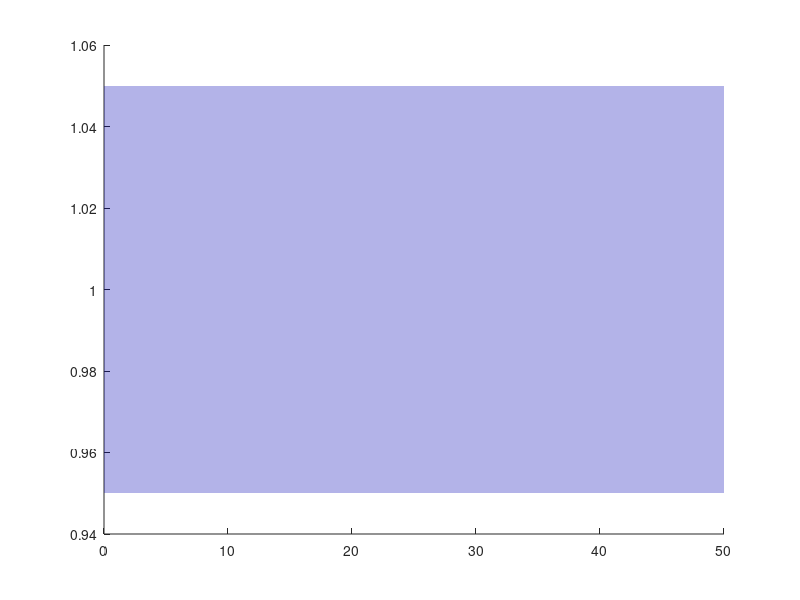

The MATLAB source for this figure: (Note: this script raises an error after producing the figure.)
t = 0:0.01:50;

lambda = [-0.1+1j, -0.1-1j, -0.5];

num = abs(prod(lambda));
den = poly(lambda);
sys = tf(num, den);
[y, t_out] = step(sys, t);

y_inf = y(end);

[y_max, idx_max] = max(y);
Mp = (y_max - y_inf) / y_inf * 100;
t_max = t_out(idx_max);

lower_bound = 0.95 * y_inf;
upper_bound = 1.05 * y_inf;

tp_index = find((y < lower_bound) | (y > upper_bound), 1, 'last');
if isempty(tp_index)
    tp = 0;
else
    if tp_index + 1 <= length(t_out)
        tp = t_out(tp_index + 1);
    else
        tp = t_out(end);
    end
end

figure('Color', 'white', 'Position', [100, 100, 700, 350]);
hold on;

x_fill = [t_out(:); flipud(t_out(:))];
y_fill = [upper_bound*ones(size(t_out(:))); flipud(lower_bound*ones(size(t_out(:))))];
h_fill = fill(x_fill, y_fill, [0, 0, 0.7], 'FaceAlpha', 0.3, 'EdgeColor', 'none');

uistack(h_fill, 'bottom')

h_plot = plot(t_out, y, 'b-', 'LineWidth', 2.5, 'Color', [0, 0, 0.7]);

h_ymax = plot([0, t_max], [y_max, y_max], 'k--', 'LineWidth', 1.5);

text(-0.3, y_max - 0.05, 'y_{max}', ...
    'HorizontalAlignment', 'right', ...
    'VerticalAlignment', 'bottom', ...  
    'FontSize', 12, 'Color', 'black', 'FontWeight', 'bold');

h_tp = plot([tp, tp], [0, lower_bound], 'r--', 'LineWidth', 1.5, 'Color', [0.8, 0, 0]);

text(tp+1.2, -0.011, sprintf('t_p', tp), ...
 'HorizontalAlignment', 'center', 'VerticalAlignment', 'top', ...
 'FontSize', 12, 'Color', [0.8, 0, 0], 'FontWeight', 'bold');


h_yinf = plot([0, t_out(end)], [y_inf, y_inf], 'k--', 'LineWidth', 1.5);

text(-2, y_inf, sprintf('y_{∞}', y_inf), ...
     'HorizontalAlignment', 'right', 'VerticalAlignment', 'middle', ...
     'FontSize', 12, 'Color', 'black', 'FontWeight', 'bold');

hold off;

ax = gca;
ax.LineWidth = 1.5;
ax.FontSize = 14;
ax.FontName = 'DejaVuMathTeXGyre';
ax.XColor = [0.3, 0.3, 0.3];
ax.YColor = [0.3, 0.3, 0.3];
grid on; grid minor;
ax.GridColor = [0.9, 0.9, 0.9];
ax.GridAlpha = 0.4;
ax.MinorGridColor = [0.95, 0.95, 0.95];
ax.MinorGridAlpha = 0.2;

ax.YTick = 0:10:50;
ax.YTick = 0:0.2:1;

box on;

ylim([-0.02, 1.29]); 
xlim([0, t_out(end)]); 

xlabel('Time');
ylabel('Amplitude');

h_leg = legend([h_plot, h_fill, h_yinf, h_ymax, h_tp], ...
       'Step response', '±5% region', ...
       sprintf('y_{∞} = %.2f', y_inf), ...
       sprintf('y_{max} = %.2f', y_max), ...
       sprintf('t_p = %.2f s', tp), ...
       'Location', 'southeast');


set(findall(gcf, '-property', 'FontName'), 'FontName', 'DejaVu Math TeX Gyre');
% exportgraphics(gcf, '../../images/task2/y7.png', 'Resolution', 300);

fprintf('\n==== Результаты ====\n');
fprintf('Полюса:                 %s\n', mat2str(lambda));
fprintf('Установившееся значение: %.4f\n', y_inf);
fprintf('Перерегулирование:       %.2f %%\n', Mp);
fprintf('Время перехода (5%%):     %.2f сек\n', tp);

%%%%%%%%%%%%%%%%%%%%%%%%%%%%%%%%%%%%%%%%%%%%%%%%%%%%%%%%%%%

figure('Color', 'white', 'Position', [100, 100, 550, 300]); 
% plot(real(lambda), imag(lambda), 'o', 'MarkerSize', 10, ...
%     'MarkerFaceColor', [0.0, 0.0, 0.7], 'MarkerEdgeColor', 'black', 'LineWidth', 1.5);

colors = {[0, 0, 0.7], [0.8, 0.2, 0.2], [0, 0.5, 0.4]};

hold on
for k = 1:length(lambda)
    plot(real(lambda(k)), imag(lambda(k)), 'o', ...
        'MarkerSize', 10, ...
        'MarkerFaceColor', colors{k}, ...
        'MarkerEdgeColor', 'k', ...
        'LineWidth', 1.5);
end
hold off

grid on; 
axis equal; 
ax = gca;

ax.Box = 'off'; 
ax.XAxisLocation = 'origin'; 
ax.YAxisLocation = 'origin'; 

ax.LineWidth = 1.5; 
ax.FontSize = 12; 
ax.FontName = 'DejaVuMathTeXGyre'; 
ax.XColor = [0.3, 0.3, 0.3]; 
ax.YColor = [0.3, 0.3, 0.3];

grid on; 
grid minor; 
ax.GridColor = [0.9, 0.9, 0.9]; 
ax.GridAlpha = 0.4; 
ax.MinorGridColor = [0.95, 0.95, 0.95]; 
ax.MinorGridAlpha = 0.2;

xlabel('Re(\lambda)');
ylabel('Im(\lambda)');

xlim([-2.1, 2.2]);
ylim([-2.1, 2.2]); 

ax.TickDir = 'in';

ax.XTick = -2:1:2; 
ax.YTick = -2:1:2;

ax.XAxis.Label.FontSize = 13;
ax.YAxis.Label.FontSize = 13;

hold on;

arrowColor = [0.3, 0.3, 0.3];
arrowSize = 0.15; 

x_arrow_x = [1.98, 2.2, 1.98, 1.98];
x_arrow_y = [arrowSize/2, 0, -arrowSize/2, arrowSize/2];
fill(x_arrow_x, x_arrow_y, arrowColor, 'EdgeColor', arrowColor, 'LineWidth', 1);

y_arrow_x = [arrowSize/2, 0, -arrowSize/2, arrowSize/2];
y_arrow_y = [1.98, 2.2, 1.98, 1.98];
fill(y_arrow_x, y_arrow_y, arrowColor, 'EdgeColor', arrowColor, 'LineWidth', 1);

hold off;

set(findall(gcf, '-property', 'FontName'), 'FontName', 'DejaVu Math TeX Gyre');

% exportgraphics(gcf, '../../images/task2/lambda7.png', 'Resolution', 300);
